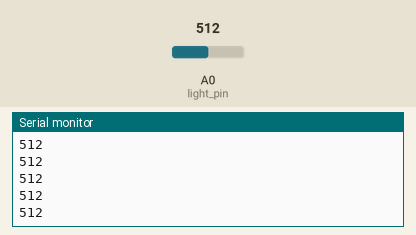
The sketch below on a simulated Arduino Uno, built with avr-gcc and run on an emulated ATmega328P. Parts: the last lines printed to the serial monitor. The test bench sets the inputs (shaded band); at power-on: A0 (light_pin) = 512.

Above: at 1.2 s.
1.3 s: A0 (light_pin) set to 716
At 2.3 s:
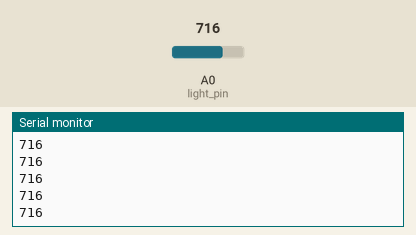
2.8 s: A0 (light_pin) set to 900
At 3.3 s:
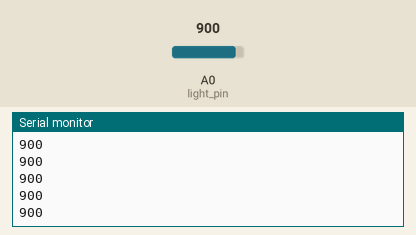
Timing chart, 0 to 5.8 s (numbered marks = the images above; inputs shaded):
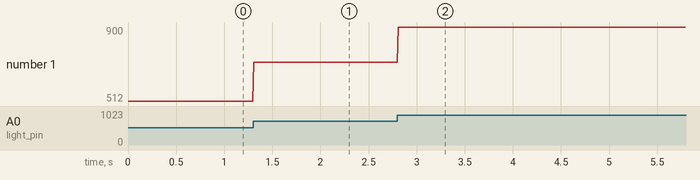

The sketch:

Photoresistor.ino
```cpp
/*
 * In this program, we will read and print the level of ambient
 * light using an LDR (photoresistor).
 */

 // First we define a value. light_pin is the value of the
 // analog pin to be read. The Arduino automatically knows that
 // we want to use an analog pin when we use analogRead().
#define light_pin 0

// Next, we create a variable that will hold our light value.
// Later, we will see the maximum and minimum value of this
// variable.
int light_value = 0;

void setup()
{
    // You cannot output a true analog value from the analog
    // pins, so their default state (when using analogRead()) is
    // as an input. Therefore we do not need to define any pins
    // as input or output.

    // We want to display the data that we are collecting in
    // a data terminal. The line below sets up a serial
    // connection to the PC, communicating at 9,600 bits per
    // second.
    Serial.begin(9600);  //Begin serial communcation
}

void loop()
{
    // In the loop of the program, we place the code that we
    // want to run over and over again.

    // First, we read the light value from the first analog pin
    // using analogRead(). The Arduino documentation does a very
    // good job of explaining how this function works.
    light_value = analogRead(light_pin);

    // Next, we print a line using println() to the serial
    // connection we opened before. What are we printing? The
    // light value!
    Serial.println(light_value);

    // Finally, we wait 10 milliseconds, before starting the loop
    // again.
    delay(10);

}
```

Measured:
- after the input at 1.3 s, the serial monitor: prints a new line at once (image 1)
- after the input at 2.8 s, the serial monitor: prints a new line at once (image 2)
- plotted number 1: 512 → 716 after the input at 1.3 s, 716 → 900 after the input at 2.8 s
